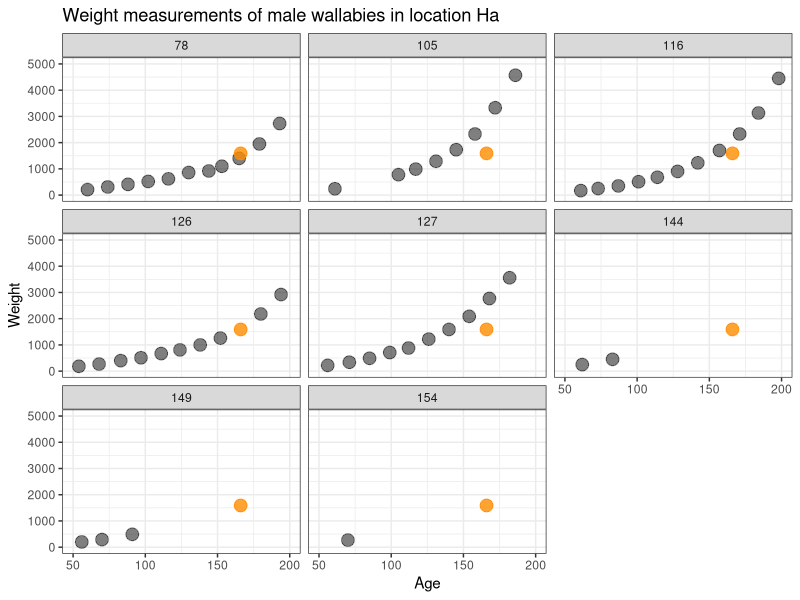
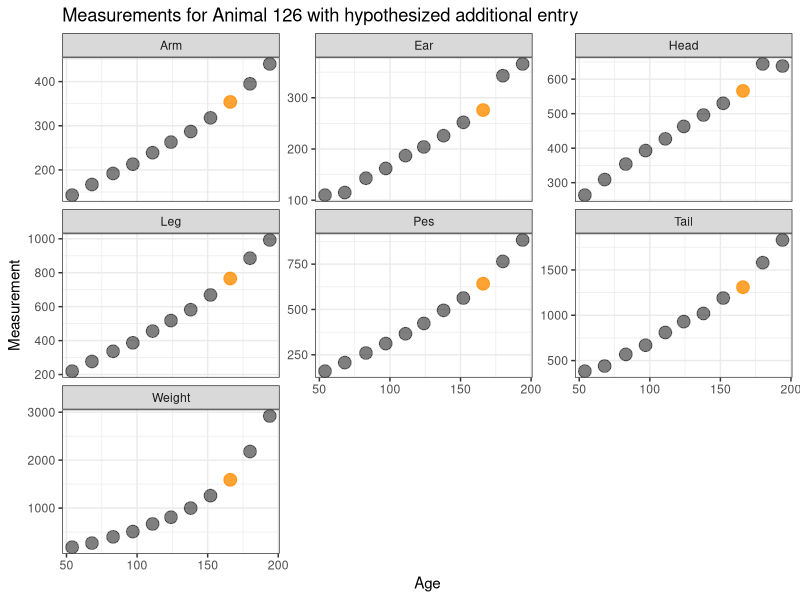

These figures' R source, in order:
## ---- chunk 1
#| include: false
library(tibble)
library(dplyr)
library(tidyr)
library(knitr)
## ---- chunk 2
library(knitr)
wallaby <- read.csv("../data/wallaby.csv") 
head(wallaby) |> kable(caption="First few lines of the wallaby data.")
## ---- chunk 3
library(dplyr)
wallaby |> 
  count(Anim, sort = TRUE) |> 
  head() |> 
  kable(caption="Anim by itself is not uniquely identifying rows in the data.")
## ---- chunk 4
library(dplyr)
wallaby |> 
  count(Anim, Age, sort = TRUE) |> 
  head() |> 
  kable(caption="All combinations of animal ID and an animal's age only refer to one set of measurements.")
## ---- chunk 5
library(tidyr)

wallaby2 <- wallaby |> 
  nest(.by = c("Anim", "Sex", "Loca"), .key="measurements") 
wallaby2 |> head() 
## ---- chunk 6
wallaby2 |> count(Anim, sort=TRUE) |> head() |>
  knitr::kable(caption="We see in the frequency breakdown of `Anim`, that the animal ID for 125 is used twice, i.e. 125 seems to describe two different animals. This would indicate that animal numbers do not refer to an individual animal as the data description suggests.")
## ---- chunk 7
wallaby |> 
  filter(Anim == 125) |> head() |> 
  knitr::kable(caption="Based on the listing for the values of animal 125, the very first entry does not fit in well with the other values.")
## ---- chunk 8
#| echo: false
#| warning: false
#| label: wallaby125
#| fig-cap: "Scatterplots of Weight by Age, facetted by animal number. Only male specimen in location Ha are considered. The orange point shows the measurements of the entry wrongly assigned to animal 125 (which is female and lives in a different location)."

library(ggplot2)

wallaby |> 
  filter(Loca == "Ha", Anim!=125, Sex == 1, !is.na(Weight)) |>
  mutate(Anim=factor(Anim)) |>  
  ggplot(aes(x = Age, y = Weight)) + 
  geom_point(size = 4, alpha = 0.5) + 
  facet_wrap(~Anim) + 
  geom_point(data = filter(wallaby, Anim==125, Sex==1) |> select(-Anim),
             colour = "darkorange", size = 4, alpha = 0.8) +
  xlim(c(50,200)) + 
  ylim(c(0,5000)) + 
  theme_bw() + 
  ggtitle("Weight measurements of male wallabies in location Ha")
## ---- chunk 9
#| echo: false
#| label: wallaby126
#| fig-cap: "Growth curves of animal 126 for all the measurements taken between days 50 and 200. In orange, the additional entry for animal 125 is shown. The values are consistent with animal 126's growth."

library(tidyr)
library(dplyr)
library(ggplot2)

wallaby_long <- wallaby |> 
  pivot_longer(c("Weight", "Head":"Tail"), values_to = "Measurement", names_to="Trait") |> 
  filter(Trait!="Leng")

wallaby_long |> 
  filter(Anim==126, between(Age, 50, 200)) |> 
  ggplot(aes(x = Age, y = Measurement)) + 
  geom_point(size = 4, alpha = 0.5) + 
  facet_wrap(~Trait, scales="free_y") +
  geom_point(data = wallaby_long |>
               filter(Anim==125, Sex==1) |> 
                 select(-Anim), 
             colour = "darkorange", size = 4, alpha = 0.8)  +
  theme_bw() +
  ggtitle("Measurements for Animal 126 with hypothesized additional entry")
## ---- chunk 10
# Cleaning Step 1
wallaby_cleaner <- wallaby |> 
  mutate(Anim = ifelse(Anim==125 & Sex==1, 126, Anim))
## ---- chunk 11
wallaby2 |> group_by(Anim) 
## ---- chunk 12
wallaby_demographics <- wallaby_cleaner |> 
  select(Anim, Sex, Loca) |>
  count(Anim, Sex, Loca) 
# Don't need the total number
## ---- chunk 13
wallaby_demographics |> 
  count(Anim, sort=TRUE) |> 
  head()
## ---- chunk 14
wallaby_measurements <- wallaby_cleaner |> 
  select(-Sex, -Loca) 

wallaby_measurements |>
  head()
## ---- chunk 15
wallaby_sex <- wallaby_demographics |> select(Anim, Sex)
wallaby_Location <- wallaby_demographics |> select(Anim, Loca)
## ---- chunk 16
wallaby_measurements_long <- wallaby_measurements |> 
  pivot_longer(cols = 'Leng':'Weight', names_to="Traits", values_to="Measurements", 
               values_drop_na = TRUE)

dim(wallaby_measurements_long)
head(wallaby_measurements_long)
